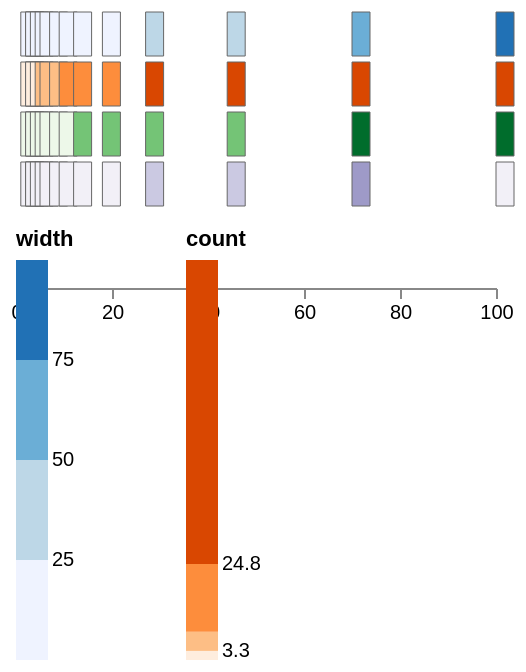

Express this chart as Vega-Lite.
### Vega specification from a JSON file in a GitHub repository (floating-point values rounded to 4 significant figures)
{"$schema": "https://vega.github.io/schema/vega/v6.json", "description": "The same skewed column through all four discretizing scales, so the difference between equal widths and equal counts is visible as a row of squares. Two banded legends beneath, labelled at their cut points.", "width": 250, "height": 130, "padding": 5, "data": [{"name": "table", "values": [{"v": 1}, {"v": 2}, {"v": 2}, {"v": 3}, {"v": 4}, {"v": 5}, {"v": 7}, {"v": 9}, {"v": 12}, {"v": 18}, {"v": 27}, {"v": 44}, {"v": 70}, {"v": 100}]}], "scales": [{"name": "x", "type": "linear", "domain": [0, 100], "range": [0, 240]}, {"name": "byWidth", "type": "quantize", "domain": [0, 100], "range": ["#eff3ff", "#bdd7e7", "#6baed6", "#2171b5"]}, {"name": "byCount", "type": "quantile", "domain": {"data": "table", "field": "v"}, "range": ["#feedde", "#fdbe85", "#fd8d3c", "#d94701"]}, {"name": "byLimit", "type": "threshold", "domain": [10, 50], "range": ["#edf8e9", "#74c476", "#006d2c"]}, {"name": "byEdge", "type": "bin-ordinal", "domain": [0, 25, 50, 75, 100], "range": ["#f2f0f7", "#cbc9e2", "#9e9ac8", "#6a51a3"]}], "axes": [{"orient": "bottom", "scale": "x", "tickCount": 5, "offset": 8}], "legends": [{"fill": "byWidth", "title": "width", "orient": "none", "legendX": 0, "legendY": 108}, {"fill": "byCount", "title": "count", "orient": "none", "legendX": 85, "legendY": 108}], "marks": [{"type": "rect", "from": {"data": "table"}, "encode": {"enter": {"x": {"scale": "x", "field": "v"}, "width": {"value": 9}, "y": {"value": 0}, "height": {"value": 22}, "fill": {"scale": "byWidth", "field": "v"}, "stroke": {"value": "#666666"}, "strokeWidth": {"value": 0.5}}}}, {"type": "rect", "from": {"data": "table"}, "encode": {"enter": {"x": {"scale": "x", "field": "v"}, "width": {"value": 9}, "y": {"value": 25}, "height": {"value": 22}, "fill": {"scale": "byCount", "field": "v"}, "stroke": {"value": "#666666"}, "strokeWidth": {"value": 0.5}}}}, {"type": "rect", "from": {"data": "table"}, "encode": {"enter": {"x": {"scale": "x", "field": "v"}, "width": {"value": 9}, "y": {"value": 50}, "height": {"value": 22}, "fill": {"scale": "byLimit", "field": "v"}, "stroke": {"value": "#666666"}, "strokeWidth": {"value": 0.5}}}}, {"type": "rect", "from": {"data": "table"}, "encode": {"enter": {"x": {"scale": "x", "field": "v"}, "width": {"value": 9}, "y": {"value": 75}, "height": {"value": 22}, "fill": {"scale": "byEdge", "field": "v"}, "stroke": {"value": "#666666"}, "strokeWidth": {"value": 0.5}}}}]}
